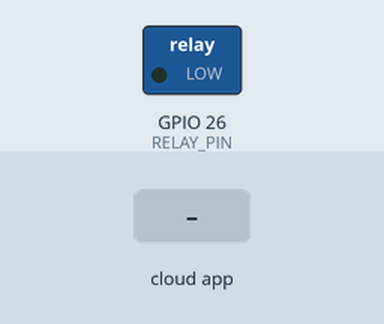
The sketch below on a simulated ESP32. On the bench: switched loads named in the sketch (green lamp = pin HIGH). The inputs (shaded band) are chosen by the test bench. WiFi joins after 1.5 s; servers stay silent unless stated; the Firebase database answers and starts empty; what the sketch prints to the serial monitor is not drawn.

Above: at 2.8 s.
2.9 s: the phone or cloud app sets state to 1
At 3.9 s:
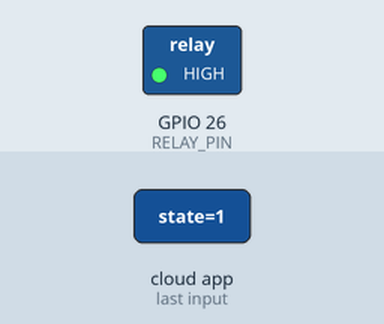
5.0 s: the phone or cloud app sets state to 0
At 5.9 s:
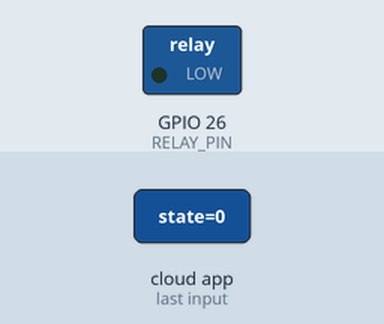
Timing chart, 0 to 8.0 s (numbered marks = the images above; inputs shaded):
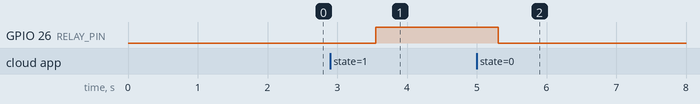

Measured:
- after the input at 2.9 s, GPIO 26 (RELAY_PIN): LOW → HIGH after 0.65 s
- after the input at 5.0 s, GPIO 26 (RELAY_PIN): HIGH → LOW after 0.31 s

The sketch:

ESP32_Bomba.ino
```cpp
/*
 * ESP32 Solar Pump Controller - Linked Minds Solutions
 *
 * Logic:
 * 1. Connects to WiFi & Firebase.
 * 2. Listens to 'users/{USER_ID}/estadoBomba'.
 * 3. IF 1: Turns ON Relay (Continuous) -> Writes 'ack=1' to Firebase.
 * 4. IF 0: Turns OFF Relay -> Writes 'ack=0' to Firebase.
 * 5. Includes Watchdog & Auto-Reconnect.
 */

#include <WiFi.h>
#include <FirebaseESP32.h>
#include <esp_task_wdt.h>

// --- USER CONFIGURATION ---
#define WIFI_SSID "TU_WIFI_SSID"
#define WIFI_PASSWORD "TU_WIFI_PASSWORD"

// Firebase Config
#define FIREBASE_HOST "esp32rinconada-default-rtdb.firebaseio.com"
#define FIREBASE_AUTH "TU_FIREBASE_SECRET_OR_TOKEN"

// Client Owner ID & Device Config
#define USER_UID "USER_UID_DEL_CLIENTE"
#define DEVICE_ID "bombaSolar2" // CHANGE THIS PER DEVICE (e.g. bombaSolar1, bombaSolar2)
#define DEVICE_NAME "Pump #2"   // Human Readable Name (e.g. Pump #1)

// Pins
const int RELAY_PIN = 26; // Adjust pin as needed

// Objects
FirebaseData firebaseData;
FirebaseConfig firebaseConfig;
FirebaseAuth firebaseAuth;

void registerDevice() {
  Serial.println("Registering Device...");
  String basePath = "/users/" + String(USER_UID) + "/devices/" + String(DEVICE_ID);

  // Create JSON Object for Registration
  FirebaseJson json;
  json.set("name", DEVICE_NAME);
  json.set("type", "pump");
  json.set("active", true);
  // Note: We don't overwrite 'state' here to avoid toggling on boot,
  // but we could read it to sync initial state.

  if (Firebase.updateNode(firebaseData, basePath, json)) {
    Serial.println("Registration Success");
  } else {
    Serial.print("Registration Failed: ");
    Serial.println(firebaseData.errorReason());
  }
}

void setup() {
  Serial.begin(115200);
  pinMode(RELAY_PIN, OUTPUT);
  digitalWrite(RELAY_PIN, LOW); // Start OFF

  // 0. Watchdog Timer (10 Seconds timeout)
  esp_task_wdt_init(10, true);
  esp_task_wdt_add(NULL);

  // 1. Connect to WiFi
  WiFi.begin(WIFI_SSID, WIFI_PASSWORD);
  Serial.print("Connecting to WiFi");
  while (WiFi.status() != WL_CONNECTED) {
    delay(500);
    Serial.print(".");
    esp_task_wdt_reset(); // Keep dog alive during connect
  }
  Serial.println("\nWiFi Connected");
  Serial.println(WiFi.localIP());

  // 2. Firebase Init
  firebaseConfig.host = FIREBASE_HOST;
  firebaseConfig.signer.tokens.legacy_token = FIREBASE_AUTH;
  firebaseConfig.timeout.serverResponse = 10 * 1000;

  Firebase.begin(&firebaseConfig, &firebaseAuth);
  Firebase.reconnectWiFi(true);

  // 3. Register presence on boot
  registerDevice();
}

void loop() {
  // 1. Feed the Watchdog
  esp_task_wdt_reset();

  // 2. Auto-Reconnect WiFi
  if (WiFi.status() != WL_CONNECTED) {
    Serial.println("WiFi Lost. Reconnecting...");
    WiFi.reconnect();
    return;
  }

  // 3. Main Logic
  if (Firebase.ready()) {
    String basePath = "/users/" + String(USER_UID) + "/devices/" + String(DEVICE_ID);
    String commandPath = basePath + "/state";
    String ackPath = basePath + "/ack";

    // Read Command (state: 0 or 1)
    if (Firebase.getInt(firebaseData, commandPath)) {
      int command = firebaseData.intData();

      // Read current Ack state to avoid loops/excessive writes
      int currentAck = -1;
      FirebaseData ackData;
      if (Firebase.getInt(ackData, ackPath)) {
        currentAck = ackData.intData();
      }

      if (command == 1) {
        // TURN ON
        digitalWrite(RELAY_PIN, HIGH);

        // Confirm execution if not already confirmed
        if (currentAck != 1) {
             Serial.println("Command: ON -> Setting Relay HIGH -> Sending Ack 1");
             if(Firebase.setInt(firebaseData, ackPath, 1)) {
                 Serial.println("Ack sent success");
             }
        }

      } else {
        // TURN OFF (0 or any other value)
        digitalWrite(RELAY_PIN, LOW);

        // Confirm execution if not already confirmed
        if (currentAck != 0) {
             Serial.println("Command: OFF -> Setting Relay LOW -> Sending Ack 0");
             if(Firebase.setInt(firebaseData, ackPath, 0)) {
                 Serial.println("Ack sent success");
             }
        }
      }

    } else {
      // If path doesn't exist yet, we might want to default to OFF or do nothing.
      // Serial.print("Read Error: ");
      // Serial.println(firebaseData.errorReason());
    }
  } else {
    Serial.println("Firebase not ready...");
  }

  delay(500); // 500ms Cycle
}
```
